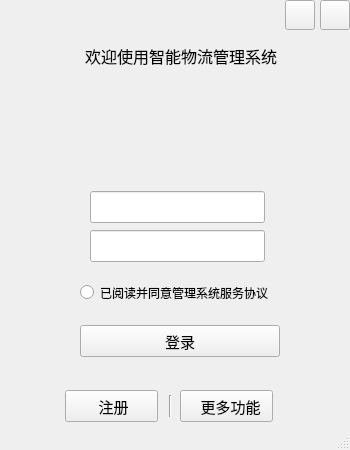
<?xml version="1.0" encoding="UTF-8"?>
<ui version="4.0">
 <class>MainWindow</class>
 <widget class="QMainWindow" name="MainWindow">
  <property name="geometry">
   <rect>
    <x>0</x>
    <y>0</y>
    <width>350</width>
    <height>450</height>
   </rect>
  </property>
  <property name="windowTitle">
   <string>MainWindow</string>
  </property>
  <widget class="QWidget" name="centralwidget">
   <widget class="QRadioButton" name="radioButton">
    <property name="geometry">
     <rect>
      <x>80</x>
      <y>281</y>
      <width>237</width>
      <height>23</height>
     </rect>
    </property>
    <property name="text">
     <string>已阅读并同意管理系统服务协议</string>
    </property>
   </widget>
   <widget class="QPushButton" name="pushButton">
    <property name="geometry">
     <rect>
      <x>80</x>
      <y>325</y>
      <width>200</width>
      <height>32</height>
     </rect>
    </property>
    <property name="font">
     <font>
      <pointsize>11</pointsize>
     </font>
    </property>
    <property name="text">
     <string>登录</string>
    </property>
   </widget>
   <widget class="QPushButton" name="pushButton_4">
    <property name="geometry">
     <rect>
      <x>285</x>
      <y>0</y>
      <width>30</width>
      <height>30</height>
     </rect>
    </property>
    <property name="text">
     <string/>
    </property>
   </widget>
   <widget class="QPushButton" name="pushButton_5">
    <property name="geometry">
     <rect>
      <x>320</x>
      <y>0</y>
      <width>30</width>
      <height>30</height>
     </rect>
    </property>
    <property name="text">
     <string/>
    </property>
   </widget>
   <widget class="Line" name="line">
    <property name="geometry">
     <rect>
      <x>160</x>
      <y>395</y>
      <width>20</width>
      <height>22</height>
     </rect>
    </property>
    <property name="orientation">
     <enum>Qt::Orientation::Vertical</enum>
    </property>
   </widget>
   <widget class="QLabel" name="label_2">
    <property name="geometry">
     <rect>
      <x>135</x>
      <y>90</y>
      <width>85</width>
      <height>85</height>
     </rect>
    </property>
    <property name="text">
     <string/>
    </property>
   </widget>
   <widget class="QWidget" name="layoutWidget">
    <property name="geometry">
     <rect>
      <x>90</x>
      <y>190</y>
      <width>177</width>
      <height>73</height>
     </rect>
    </property>
    <layout class="QVBoxLayout" name="verticalLayout">
     <item>
      <widget class="QLineEdit" name="lineEdit">
       <property name="minimumSize">
        <size>
         <width>175</width>
         <height>32</height>
        </size>
       </property>
       <property name="maximumSize">
        <size>
         <width>150</width>
         <height>16777215</height>
        </size>
       </property>
       <property name="font">
        <font>
         <pointsize>11</pointsize>
        </font>
       </property>
      </widget>
     </item>
     <item>
      <widget class="QLineEdit" name="lineEdit_2">
       <property name="minimumSize">
        <size>
         <width>175</width>
         <height>32</height>
        </size>
       </property>
       <property name="maximumSize">
        <size>
         <width>150</width>
         <height>16777215</height>
        </size>
       </property>
       <property name="font">
        <font>
         <pointsize>11</pointsize>
        </font>
       </property>
      </widget>
     </item>
    </layout>
   </widget>
   <widget class="QWidget" name="layoutWidget">
    <property name="geometry">
     <rect>
      <x>5</x>
      <y>40</y>
      <width>351</width>
      <height>31</height>
     </rect>
    </property>
    <layout class="QHBoxLayout" name="horizontalLayout_4">
     <item>
      <spacer name="horizontalSpacer_3">
       <property name="orientation">
        <enum>Qt::Orientation::Horizontal</enum>
       </property>
       <property name="sizeHint" stdset="0">
        <size>
         <width>40</width>
         <height>20</height>
        </size>
       </property>
      </spacer>
     </item>
     <item>
      <widget class="QLabel" name="label">
       <property name="maximumSize">
        <size>
         <width>300</width>
         <height>16777215</height>
        </size>
       </property>
       <property name="font">
        <font>
         <pointsize>12</pointsize>
        </font>
       </property>
       <property name="text">
        <string>欢迎使用智能物流管理系统</string>
       </property>
      </widget>
     </item>
     <item>
      <spacer name="horizontalSpacer_7">
       <property name="orientation">
        <enum>Qt::Orientation::Horizontal</enum>
       </property>
       <property name="sizeHint" stdset="0">
        <size>
         <width>40</width>
         <height>20</height>
        </size>
       </property>
      </spacer>
     </item>
    </layout>
   </widget>
   <widget class="QPushButton" name="pushButton_2">
    <property name="geometry">
     <rect>
      <x>180</x>
      <y>390</y>
      <width>93</width>
      <height>32</height>
     </rect>
    </property>
    <property name="font">
     <font>
      <pointsize>11</pointsize>
     </font>
    </property>
    <property name="text">
     <string>  更多功能</string>
    </property>
   </widget>
   <widget class="QPushButton" name="pushButton_3">
    <property name="geometry">
     <rect>
      <x>65</x>
      <y>390</y>
      <width>93</width>
      <height>32</height>
     </rect>
    </property>
    <property name="font">
     <font>
      <pointsize>11</pointsize>
     </font>
    </property>
    <property name="text">
     <string> 注册</string>
    </property>
   </widget>
  </widget>
  <widget class="QMenuBar" name="menubar">
   <property name="geometry">
    <rect>
     <x>0</x>
     <y>0</y>
     <width>350</width>
     <height>25</height>
    </rect>
   </property>
  </widget>
  <widget class="QStatusBar" name="statusbar"/>
 </widget>
 <resources/>
 <connections/>
</ui>
